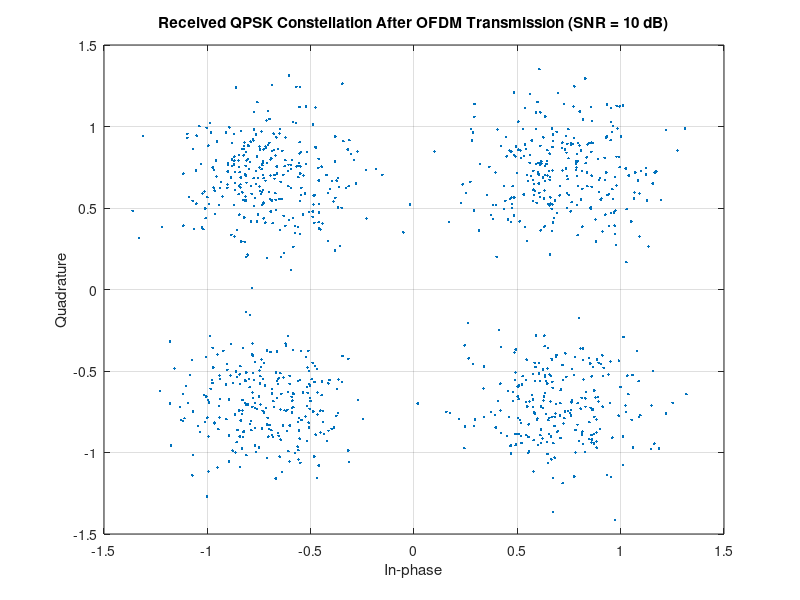
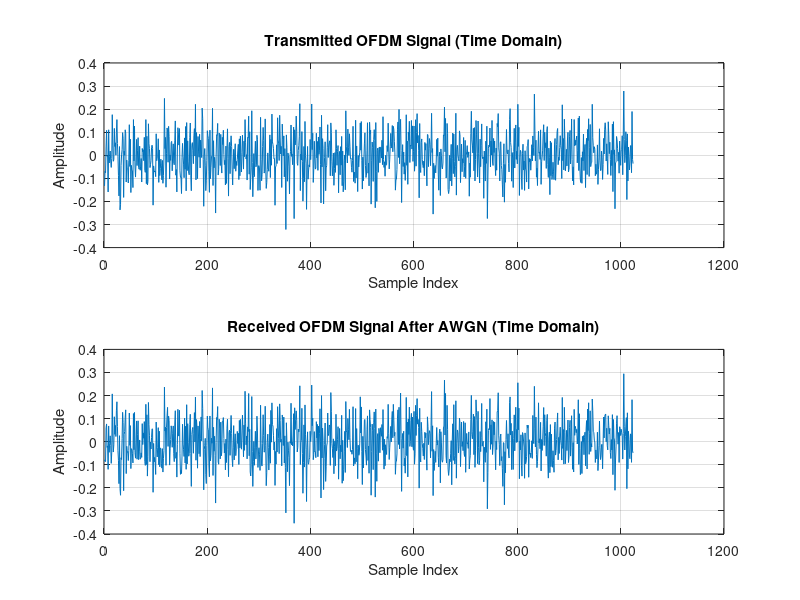

Recreate these plots in MATLAB, in order.
clc; clear; close all;

% Parameters
ModulationOrder     = 4;       % QPSK modulation
NumberOfSymbols     = 1024;    % Total number of symbols
NumberOfSubCarriers = 64;      % Number of OFDM subcarriers
SNRdB               = 10;      % Signal-to-Noise Ratio (in dB)

% Generate Random QPSK Data
GeneratedDatas   = randi([0 ModulationOrder-1], NumberOfSymbols, 1);

% QPSK Modulation
GeneratedSymbols = pskmod(GeneratedDatas, ModulationOrder, pi/ModulationOrder);

% Reshape Data for OFDM Transmission 
NumberOfOFDMSymbols = NumberOfSymbols / NumberOfSubCarriers;
SubCarrierSymbols   = reshape(GeneratedSymbols, NumberOfSubCarriers, NumberOfOFDMSymbols);

% IFFT to Convert to Time Domain
TimeDomainSymbols = ifft(SubCarrierSymbols);

% Serialize for Transmission
TransmittedSignal = TimeDomainSymbols(:);

% AWGN Channel 

% Compute Signal Power
SignalPower = mean(abs(TransmittedSignal).^2);

% Convert SNR from dB to Linear Scale
SNRLinear = 10^(SNRdB/10);

% Compute Noise Power
NoisePower = SignalPower / SNRLinear;

% Generate Complex Gaussian Noise
Noise = sqrt(NoisePower/2) * (randn(size(TransmittedSignal)) + 1j * randn(size(TransmittedSignal)));

% Add Noise to the Transmitted Signal
ReceivedSignal = TransmittedSignal + Noise;

% Reshape Back into OFDM Symbols
ReceivedSymbolsMatrix = reshape(ReceivedSignal, NumberOfSubCarriers, NumberOfOFDMSymbols);

% FFT to Convert Back to Frequency Domain
RecoveredSubCarrierSymbols = fft(ReceivedSymbolsMatrix);

% QPSK Demodulation
DemodulatedSymbols = pskdemod(RecoveredSubCarrierSymbols(:), ModulationOrder, pi/ModulationOrder);

% BER Calculation
BitErrors = sum(GeneratedDatas ~= DemodulatedSymbols);
BER = BitErrors / length(GeneratedDatas);
disp(['Bit Error Rate (BER): ', num2str(BER)]);

% Scatter Plot: Received Symbols After AWGN
figure;
scatterplot(RecoveredSubCarrierSymbols(:));
title(['Received QPSK Constellation After OFDM Transmission (SNR = ', num2str(SNRdB), ' dB)']);
grid on;

% Time-Domain Signal Visualization
figure;
subplot(2,1,1);
plot(real(TransmittedSignal));
title('Transmitted OFDM Signal (Time Domain)');
xlabel('Sample Index');
ylabel('Amplitude');
grid on;

subplot(2,1,2);
plot(real(ReceivedSignal));
title('Received OFDM Signal After AWGN (Time Domain)');
xlabel('Sample Index');
ylabel('Amplitude');
grid on;
